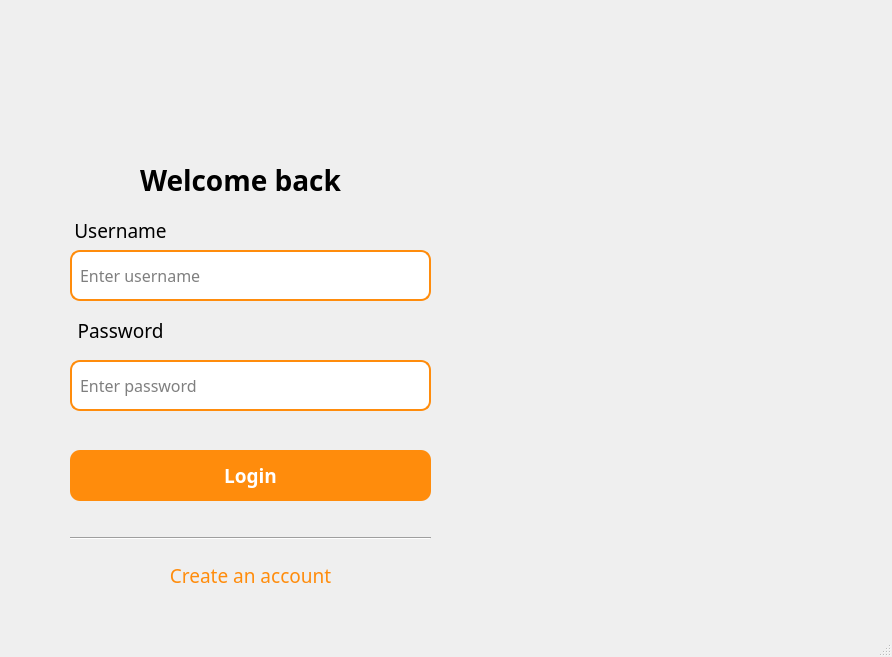
<?xml version="1.0" encoding="UTF-8"?>
<ui version="4.0">
 <class>MainWindow</class>
 <widget class="QMainWindow" name="MainWindow">
  <property name="geometry">
   <rect>
    <x>0</x>
    <y>0</y>
    <width>892</width>
    <height>657</height>
   </rect>
  </property>
  <property name="minimumSize">
   <size>
    <width>892</width>
    <height>657</height>
   </size>
  </property>
  <property name="maximumSize">
   <size>
    <width>892</width>
    <height>657</height>
   </size>
  </property>
  <property name="font">
   <font>
    <pointsize>8</pointsize>
   </font>
  </property>
  <property name="windowTitle">
   <string>Log in</string>
  </property>
  <property name="styleSheet">
   <string notr="true"/>
  </property>
  <widget class="QWidget" name="centralwidget">
   <widget class="QLabel" name="label_2">
    <property name="geometry">
     <rect>
      <x>110</x>
      <y>150</y>
      <width>261</width>
      <height>61</height>
     </rect>
    </property>
    <property name="font">
     <font>
      <family>Bahnschrift</family>
      <pointsize>21</pointsize>
      <weight>75</weight>
      <bold>true</bold>
      <kerning>true</kerning>
     </font>
    </property>
    <property name="styleSheet">
     <string notr="true">text-align: center;</string>
    </property>
    <property name="text">
     <string>Welcome back</string>
    </property>
    <property name="alignment">
     <set>Qt::AlignCenter</set>
    </property>
   </widget>
   <widget class="QLineEdit" name="lineEdit_username">
    <property name="geometry">
     <rect>
      <x>70</x>
      <y>250</y>
      <width>361</width>
      <height>51</height>
     </rect>
    </property>
    <property name="font">
     <font>
      <family>Bahnschrift</family>
      <pointsize>12</pointsize>
     </font>
    </property>
    <property name="cursor">
     <cursorShape>IBeamCursor</cursorShape>
    </property>
    <property name="styleSheet">
     <string notr="true">border-radius: 10px; /* Bo tròn */
border: 2px solid #ff8c0c; /* Màu viền */
padding: 0px 6px; /* Độ dời của nội dung - Tránh để chữ dính sát vào viền */</string>
    </property>
    <property name="placeholderText">
     <string>Enter username</string>
    </property>
   </widget>
   <widget class="QLineEdit" name="lineEdit_password">
    <property name="geometry">
     <rect>
      <x>70</x>
      <y>360</y>
      <width>361</width>
      <height>51</height>
     </rect>
    </property>
    <property name="font">
     <font>
      <family>Bahnschrift</family>
      <pointsize>12</pointsize>
     </font>
    </property>
    <property name="styleSheet">
     <string notr="true">border-radius: 10px;
border: 2px solid #ff8c0c;
padding: 0px 6px</string>
    </property>
    <property name="echoMode">
     <enum>QLineEdit::Password</enum>
    </property>
    <property name="placeholderText">
     <string>Enter password</string>
    </property>
   </widget>
   <widget class="QLabel" name="label_3">
    <property name="geometry">
     <rect>
      <x>70</x>
      <y>220</y>
      <width>101</width>
      <height>21</height>
     </rect>
    </property>
    <property name="font">
     <font>
      <family>Bahnschrift</family>
      <pointsize>14</pointsize>
      <weight>50</weight>
      <bold>false</bold>
     </font>
    </property>
    <property name="styleSheet">
     <string notr="true">text-align: center;</string>
    </property>
    <property name="text">
     <string>Username</string>
    </property>
    <property name="alignment">
     <set>Qt::AlignCenter</set>
    </property>
   </widget>
   <widget class="QPushButton" name="pushButton_login">
    <property name="geometry">
     <rect>
      <x>70</x>
      <y>450</y>
      <width>361</width>
      <height>51</height>
     </rect>
    </property>
    <property name="font">
     <font>
      <family>Bahnschrift</family>
      <pointsize>14</pointsize>
      <weight>75</weight>
      <bold>true</bold>
     </font>
    </property>
    <property name="cursor">
     <cursorShape>PointingHandCursor</cursorShape>
    </property>
    <property name="styleSheet">
     <string notr="true">border-radius: 10px;
background-color: #ff8c0c; /* Màu nền */
color: white; /* Màu chữ */</string>
    </property>
    <property name="text">
     <string>Login</string>
    </property>
   </widget>
   <widget class="QLabel" name="label_4">
    <property name="geometry">
     <rect>
      <x>70</x>
      <y>320</y>
      <width>101</width>
      <height>21</height>
     </rect>
    </property>
    <property name="font">
     <font>
      <family>Bahnschrift</family>
      <pointsize>14</pointsize>
      <weight>50</weight>
      <bold>false</bold>
     </font>
    </property>
    <property name="styleSheet">
     <string notr="true">text-align: center;</string>
    </property>
    <property name="text">
     <string>Password</string>
    </property>
    <property name="alignment">
     <set>Qt::AlignCenter</set>
    </property>
   </widget>
   <widget class="QPushButton" name="pushButton_createAccount">
    <property name="geometry">
     <rect>
      <x>150</x>
      <y>560</y>
      <width>201</width>
      <height>31</height>
     </rect>
    </property>
    <property name="font">
     <font>
      <family>Bahnschrift</family>
      <pointsize>14</pointsize>
     </font>
    </property>
    <property name="cursor">
     <cursorShape>PointingHandCursor</cursorShape>
    </property>
    <property name="styleSheet">
     <string notr="true">border-radius: 10px;
color: #ff8c0c;
background-color: transparent; /* Transparent có nghĩa là Trong suốt */</string>
    </property>
    <property name="text">
     <string>Create an account</string>
    </property>
   </widget>
   <widget class="Line" name="line">
    <property name="geometry">
     <rect>
      <x>70</x>
      <y>530</y>
      <width>361</width>
      <height>16</height>
     </rect>
    </property>
    <property name="orientation">
     <enum>Qt::Horizontal</enum>
    </property>
   </widget>
   <widget class="QLabel" name="label">
    <property name="geometry">
     <rect>
      <x>460</x>
      <y>-10</y>
      <width>431</width>
      <height>661</height>
     </rect>
    </property>
    <property name="text">
     <string/>
    </property>
    <property name="pixmap">
     <pixmap>../../../Documents/Lightshot/Resources/pexels-ericgoverde-3150702 (1).jpg</pixmap>
    </property>
   </widget>
   <widget class="QLabel" name="label_5">
    <property name="geometry">
     <rect>
      <x>-50</x>
      <y>-20</y>
      <width>221</width>
      <height>141</height>
     </rect>
    </property>
    <property name="text">
     <string/>
    </property>
    <property name="pixmap">
     <pixmap>../../../Documents/Lightshot/Resources/Screenshot_220-removebg-preview (1).png</pixmap>
    </property>
   </widget>
  </widget>
  <widget class="QStatusBar" name="statusbar"/>
 </widget>
 <resources/>
 <connections/>
</ui>
